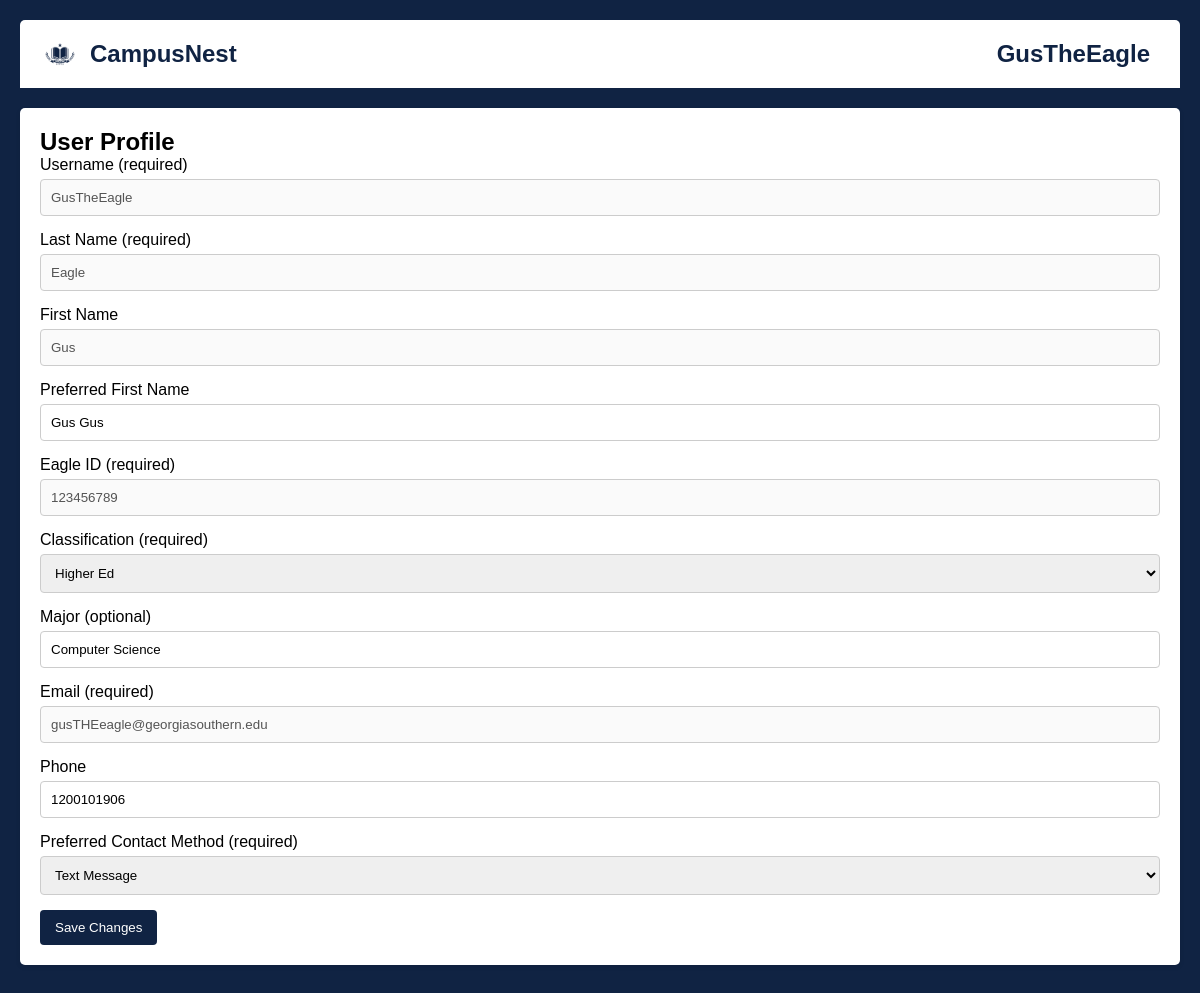
Page /user-profile.html (signed in) on the earlier database version.
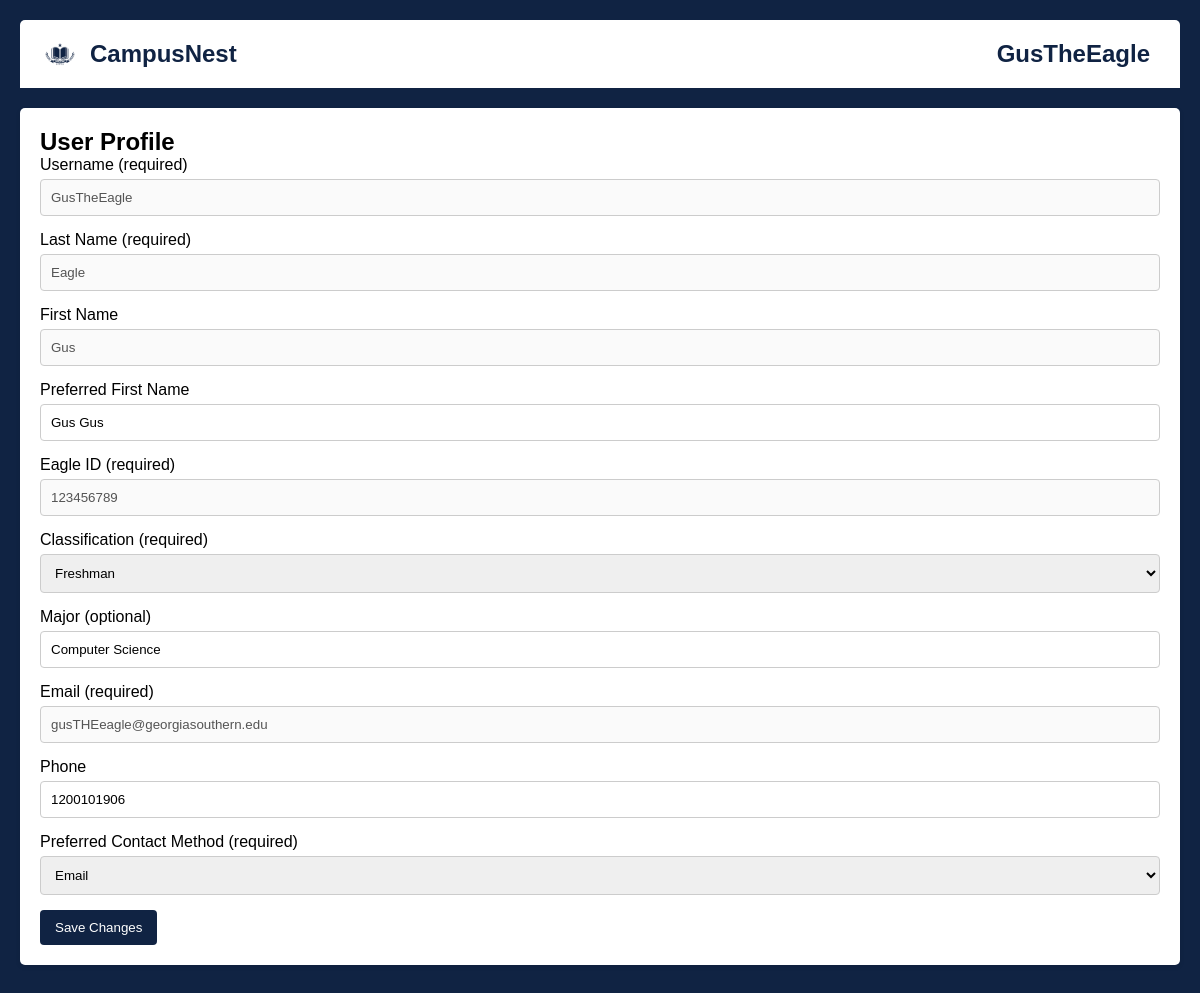
Same page on the later database version.
### app.py (models this page shows, shortened)
class User(db.Model):
    eagle_id = db.Column(db.String(150), primary_key=True)  # Make eagle_id the primary key
    first_name = db.Column(db.String(150), nullable=False)
    last_name = db.Column(db.String(150), nullable=False)
    username = db.Column(db.String(150), nullable=False, unique=True)
    email = db.Column(db.String(150), nullable=False, unique=True)
    password = db.Column(db.String(150), nullable=False)
    date_of_birth = db.Column(db.Date, nullable=False)
    phone_number = db.Column(db.String(20), nullable=True)
    pronouns = db.Column(db.String(50), nullable=True)
    school = db.Column(db.String(150), nullable=True)
    security_question = db.Column(db.String(200), nullable=True)
    security_answer = db.Column(db.String(200), nullable=True)
    preferred_name = db.Column(db.String(150), nullable=True)  # Ensure this line is present
    classification = db.Column(db.String(50), nullable=True)
    major = db.Column(db.String(150), nullable=True)
    preferred_contact = db.Column(db.String(20), nullable=True)  # Ensure this line is present

### app.py (the view)
@app.route('/user-profile', methods=['GET', 'POST'])
@app.route('/user-profile.html', methods=['GET', 'POST'])
def user_profile():
    username = session.get('username')  # Get username from session
    if username:
        user = User.query.filter_by(username=username).first()
        if request.method == 'POST':
            return redirect(url_for('user_profile'))  # Redirect after update
        return render_template('user-profile.html', user=user, username=username)
    return redirect(url_for('login'))

### templates/user-profile.html (shortened to what this page needs)
<!DOCTYPE html>
<html lang="en">
<head>
    <link rel="stylesheet" href="{{ url_for('static', filename='user-profile.css') }}">
</head>
<body>
    <header>
        <div class="logo-title-container">
            <img src="{{ url_for('static', filename='images/SmallLogoBlue.png') }}" alt="CampusNest Logo" class="small-logo">
            <h1><a href="#" id="home-link">CampusNest</a></h1>
        </div>
        <div class="user-container">
            <div class="dropdown">
                <div id="user-name" class="dropdown-toggle">{{ session.get('username', 'Guest') }}</div>
            </div>
        </div>
    </header>
    <div class="profile-container">
        <h1>User Profile</h1>
        <form action="{{ url_for('update_profile') }}" method="POST">
            <div class="input-group">
                <label for="username">Username (required)</label>
                <input type="text" id="username" name="username" value="{{ user.username }}" required disabled>
            </div>
            <div class="input-group">
                <label for="last-name">Last Name (required)</label>
                <input type="text" id="last-name" name="last_name" value="{{ user.last_name }}" required disabled>
            </div>
            <div class="input-group">
                <label for="first-name">First Name</label>
                <input type="text" id="first-name" name="first_name" value="{{ user.first_name }}" required disabled>
            </div>
            <div class="input-group">
                <label for="preferred-name">Preferred First Name</label>
                <input type="text" id="preferred-name" name="preferred_name" value="{{ user.preferred_name }}">
            </div>
            <div class="input-group">
                <label for="eagle-id">Eagle ID (required)</label>
                <input type="text" id="eagle-id" name="eagle_id" value="{{ user.eagle_id }}" required disabled>
            </div>
            <div class="input-group">
                <label for="classification">Classification (required)</label>
                <select id="classification" name="classification" required>
                    <option value="freshman" {% if user.classification == 'freshman' %}selected{% endif %}>Freshman</option>
                    <option value="higher-ed" {% if user.classification == 'higher-ed' %}selected{% endif %}>Higher Ed</option>
                </select>
            </div>
            <div class="input-group">
                <label for="major">Major (optional)</label>
                <input type="text" id="major" name="major" value="{{ user.major }}">
            </div>
            <div class="input-group">
                <label for="email">Email (required)</label>
                <input type="email" id="email" name="email" value="{{ user.email }}" required disabled>
            </div>
            <div class="input-group">
                <label for="phone">Phone</label>
                <input type="tel" id="phone" name="phone" value="{{ user.phone_number }}">
            </div>
            <div class="input-group">
                <label for="preferred-contact">Preferred Contact Method (required)</label>
                <select id="preferred-contact" name="preferred_contact" required>
                    <option value="email" {% if user.preferred_contact == 'email' %}selected{% endif %}>Email</option>
                    <option value="text" {% if user.preferred_contact == 'text' %}selected{% endif %}>Text Message</option>
                </select>
            </div>
            <button type="submit" class="save-button">Save Changes</button>
        </form>
    </div>
</body>
</html>

### static/user-profile.css (style rules this page uses)
body { font-family: Arial, sans-serif; margin: 0; padding: 20px; background-color: #102343; display: flex; flex-direction: column; }
header { display: flex; justify-content: space-between; align-items: center; background-color: white; color: #102343; width: 100%; margin: 0; padding: 10px 20px; box-sizing: border-box; border-radius: 5px 5px 0 0; }
.logo-title-container { display: flex; align-items: center; flex: 1; }
.small-logo { width: 40px; height: auto; margin-right: 10px; vertical-align: middle; }
.user-container { display: flex; justify-content: flex-end; flex: 1; }
h1 { margin: 0; font-size: 1.5em; }
header h1 a { text-decoration: none; color: inherit; }
.profile-container { width: calc(100% - 40px); margin: 20px auto; background: white; padding: 20px; border-radius: 5px; box-shadow: 0 2px 5px rgba(0, 0, 0, 0.1); }
.input-group { margin-bottom: 15px; }
.input-group label { display: block; margin-bottom: 5px; }
.input-group input, .input-group select { width: 100%; padding: 10px; border: 1px solid #ccc; border-radius: 4px; box-sizing: border-box; }
.save-button { background-color: #102343; color: white; border: none; padding: 10px 15px; border-radius: 4px; cursor: pointer; transition: background 0.3s; }
.dropdown { position: relative; display: inline-block; }
.dropdown-toggle { cursor: pointer; padding: 10px; font-size: 1.5em; font-weight: bold; color: #102343; transition: background 0.3s; }

Differences in the rows shown:
changed User "GusTheEagle": classification "Higher Ed" → (not shown); preferred_contact "Text Message" → (not shown)
Other differences:
form field classification: (not shown) → "Freshman"
form field preferred_contact: (not shown) → "Email"
